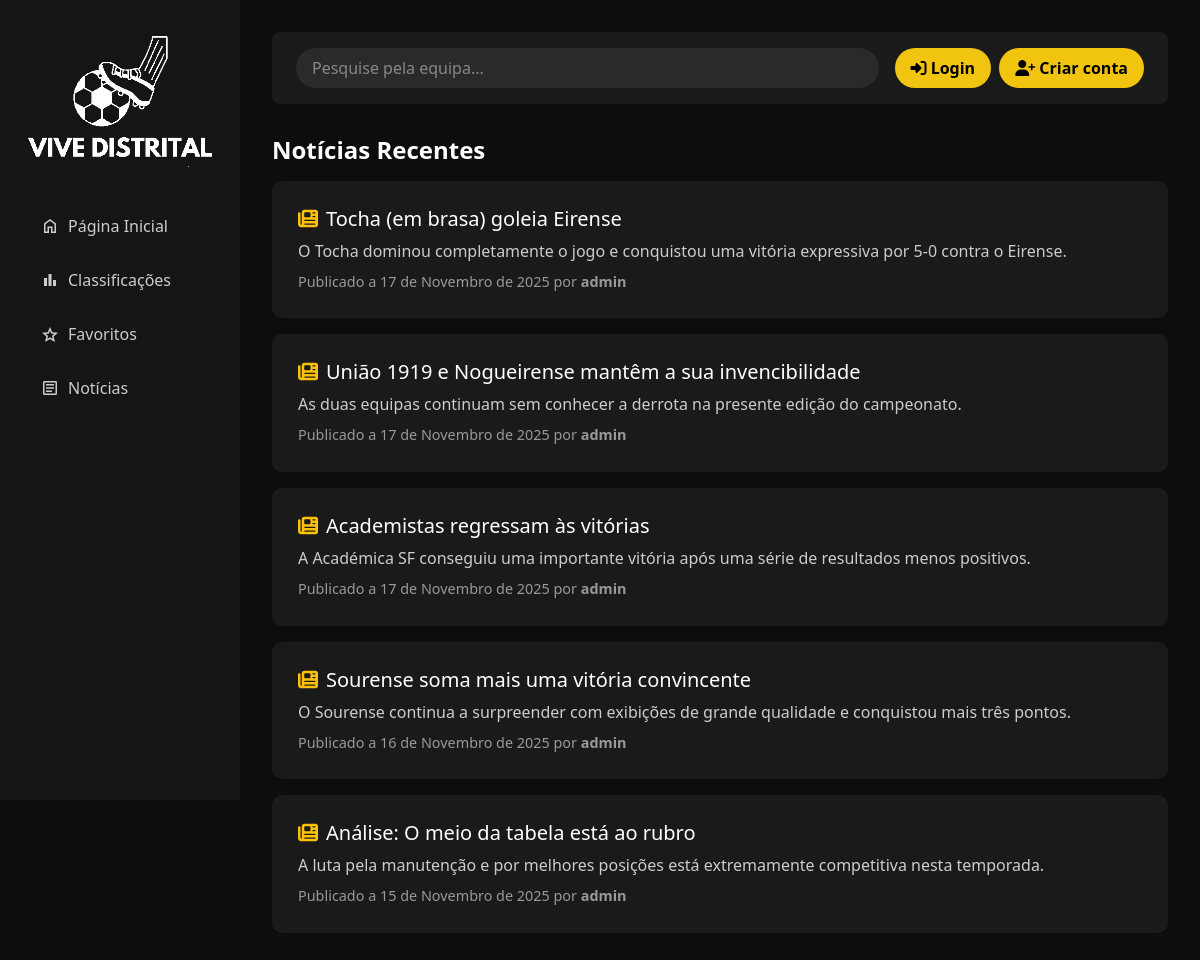
/noticias.php, run on the app's committed database.
### tables this page shows
CREATE TABLE noticias (
    id INT AUTO_INCREMENT PRIMARY KEY,
    titulo VARCHAR(255) NOT NULL,
    resumo TEXT NOT NULL,
    conteudo TEXT NOT NULL,
    categoria VARCHAR(50) DEFAULT 'fire',
    imagem VARCHAR(255) DEFAULT NULL,
    autor_id INT NOT NULL,
    data_publicacao DATETIME DEFAULT CURRENT_TIMESTAMP,
    created_at TIMESTAMP DEFAULT CURRENT_TIMESTAMP,
    updated_at TIMESTAMP DEFAULT CURRENT_TIMESTAMP ON UPDATE CURRENT_TIMESTAMP,
    FOREIGN KEY (autor_id) REFERENCES utilizadores(id) ON DELETE CASCADE,
    INDEX idx_data_publicacao (data_publicacao DESC),
    INDEX idx_autor (autor_id),
    INDEX idx_categoria (categoria)
);

CREATE TABLE utilizadores (
    id INT AUTO_INCREMENT PRIMARY KEY,
    username VARCHAR(50) NOT NULL UNIQUE,
    password VARCHAR(255) NOT NULL,
    email VARCHAR(100),
    clube_favorito_id INT,
    is_admin TINYINT(1) DEFAULT 0,  
    is_jornalista TINYINT(1) DEFAULT 0,
    created_at TIMESTAMP DEFAULT CURRENT_TIMESTAMP,  
    last_login TIMESTAMP NULL,  
    FOREIGN KEY (clube_favorito_id) REFERENCES clubes(id) ON DELETE SET NULL,  
    INDEX idx_username (username)
);

### includes/config.php (called while the page is built, shortened)
<?php
try {
    $pdo = new PDO(
        "mysql:host=" . DB_HOST . ";dbname=" . DB_NAME . ";charset=utf8mb4",
        DB_USER,
        DB_PASS,
        [
            PDO::ATTR_ERRMODE => PDO::ERRMODE_EXCEPTION,
            PDO::ATTR_DEFAULT_FETCH_MODE => PDO::FETCH_ASSOC,
            PDO::ATTR_EMULATE_PREPARES => false
        ]
    );
    $pdo->exec("SET NAMES utf8mb4");
    $pdo->exec("SET CHARACTER SET utf8mb4");
} catch (PDOException $e) {
    die("Erro na conexão com a base de dados: " . $e->getMessage());
}
function getNoticias($limit = null) {
    global $pdo;
    try {
        $sql = "
            SELECT n.*, u.username as autor_nome
            FROM noticias n
            INNER JOIN utilizadores u ON n.autor_id = u.id
            ORDER BY n.data_publicacao DESC
        ";
        $stmt = $pdo->query($sql);
        return $stmt->fetchAll();
    } catch (PDOException $e) {
        return [];
    }
}
?>

### noticias.php (the view, shortened to what this page needs)
<?php
require_once __DIR__ . '/includes/config.php';
$noticias = getNoticias();
include __DIR__ . '/includes/header.php';
include __DIR__ . '/includes/sidebar.php';
?>
<div class="main-content">
  <?php include __DIR__ . '/includes/topbar.php'; ?>
  <h4 class="mb-3" style="color: #fff; font-weight: 700;">Notícias Recentes</h4>
  <?php if (empty($noticias)):  ?>
    <div class="card-noticia" style="text-align: center; padding: 3rem;">
      <i class="fas fa-newspaper" style="font-size: 3rem; color: #555; margin-bottom: 1rem;"></i>
      <p style="color: #888; font-size: 1.1rem;">Ainda não há notícias publicadas.</p>
    </div>
  <?php else: ?>
    <?php foreach ($noticias as $noticia):
      $data_formatada = date('d \d\e F \d\e Y', strtotime($noticia['data_publicacao']));
      $meses = [
        'January' => 'Janeiro', 'February' => 'Fevereiro', 'March' => 'Março',
        'April' => 'Abril', 'May' => 'Maio', 'June' => 'Junho',
        'July' => 'Julho', 'August' => 'Agosto', 'September' => 'Setembro',
        'October' => 'Outubro', 'November' => 'Novembro', 'December' => 'Dezembro'
      ];
      $data_formatada = str_replace(array_keys($meses), array_values($meses), $data_formatada);
    ?>
      <div class="card-noticia">
        <h5 class="mb-2">
          <i class="fa-solid fa-newspaper me-2 text-warning"></i><?php echo htmlspecialchars($noticia['titulo']);  ?>
        </h5>
        <p class="mb-2" style="color: #ccc; font-size: 1rem;"><?php echo htmlspecialchars($noticia['resumo']); ?></p>
        <p class="mb-0">Publicado a <?php echo $data_formatada; ?> por <strong><?php echo htmlspecialchars($noticia['autor_nome']);  ?></strong></p>
      </div>
    <?php endforeach; ?>
  <?php endif; ?>
</div>
<?php include __DIR__ . '/includes/footer.php'; ?>

### css/comum.css (style rules this page uses)
:root { --bs-body-bg: #0D0D0D; --bs-body-color: #FFFFFF; --bs-tertiary-bg: #1A1A1A; --primary-accent: #f1c40f; --sidebar-bg: #151515; }
body { background-color: var(--bs-body-bg); color: var(--bs-body-color); }
.main-content { margin-left: 240px; padding: 2rem; }
.card-noticia { background-color: #1A1A1A; padding: 1rem; border-radius: 12px; margin-bottom: 1.5rem; transition: transform 0.2s; }
.card-noticia p { color: #aaa; font-size: 0.875rem; }
.card-noticia { background-color: #1A1A1A; padding: 1.5rem; border-radius: 10px; margin-bottom: 1rem; border: 2px solid transparent; transition: all 0.3s ease; }
.card-noticia h5 { color: #FFFFFF; margin-bottom: 0.5rem; }
.card-noticia p { color: #999999; font-size: 0.9rem; }

### noticias.php (style rules this page uses)
.card-noticia { background-color: #1A1A1A; padding: 1.5rem; border-radius: 10px; margin-bottom: 1rem; border: 2px solid transparent; }
.card-noticia h5 { color: #FFFFFF; margin-bottom: 0.5rem; }
.card-noticia p { color: #999999; font-size: 0.9rem; }

### data on the page
noticias: titulo "Tocha (em brasa) goleia Eirense", resumo "O Tocha dominou completamente o jogo e conquistou uma vitória expressiva por 5-0 contra o Eirense.", data_publicacao "17 de Novembro de 2025", autor.username "admin"
noticias: titulo "União 1919 e Nogueirense mantêm a sua invencibilidade", resumo "As duas equipas continuam sem conhecer a derrota na presente edição do campeonato.", data_publicacao "17 de Novembro de 2025", autor.username "admin"
noticias: titulo "Academistas regressam às vitórias", resumo "A Académica SF conseguiu uma importante vitória após uma série de resultados menos positivos.", data_publicacao "17 de Novembro de 2025", autor.username "admin"
noticias: titulo "Sourense soma mais uma vitória convincente", resumo "O Sourense continua a surpreender com exibições de grande qualidade e conquistou mais três pontos.", data_publicacao "16 de Novembro de 2025", autor.username "admin"
noticias: titulo "Análise: O meio da tabela está ao rubro", resumo "A luta pela manutenção e por melhores posições está extremamente competitiva nesta temporada.", data_publicacao "15 de Novembro de 2025", autor.username "admin"
